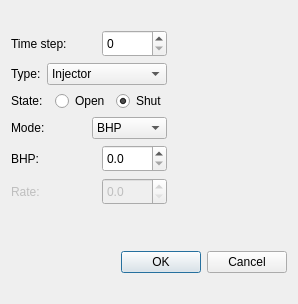
<?xml version="1.0" encoding="UTF-8"?>
<ui version="4.0">
 <class>ModWellControlsDialog</class>
 <widget class="QDialog" name="ModWellControlsDialog">
  <property name="geometry">
   <rect>
    <x>0</x>
    <y>0</y>
    <width>298</width>
    <height>304</height>
   </rect>
  </property>
  <property name="windowTitle">
   <string>Dialog</string>
  </property>
  <layout class="QVBoxLayout" name="verticalLayout_3">
   <item>
    <layout class="QVBoxLayout" name="verticalLayout_2">
     <item>
      <layout class="QHBoxLayout" name="horizontalLayout_8">
       <item>
        <layout class="QVBoxLayout" name="verticalLayout">
         <item>
          <layout class="QHBoxLayout" name="horizontalLayout">
           <item>
            <widget class="QLabel" name="wellControlTimeStepLabel">
             <property name="text">
              <string>Time step:</string>
             </property>
            </widget>
           </item>
           <item>
            <widget class="QSpinBox" name="mWellControlTimeStepSpinBox">
             <property name="minimumSize">
              <size>
               <width>65</width>
               <height>27</height>
              </size>
             </property>
             <property name="maximumSize">
              <size>
               <width>65</width>
               <height>27</height>
              </size>
             </property>
            </widget>
           </item>
          </layout>
         </item>
         <item>
          <layout class="QHBoxLayout" name="horizontalLayout_2">
           <item>
            <widget class="QLabel" name="wellControlTypeLabel">
             <property name="text">
              <string>Type:</string>
             </property>
            </widget>
           </item>
           <item>
            <widget class="QComboBox" name="mWellControlTypeComboBox">
             <property name="minimumSize">
              <size>
               <width>120</width>
               <height>0</height>
              </size>
             </property>
             <item>
              <property name="text">
               <string>Injector</string>
              </property>
             </item>
            </widget>
           </item>
          </layout>
         </item>
         <item>
          <layout class="QHBoxLayout" name="horizontalLayout_4">
           <item>
            <widget class="QLabel" name="wellControlStateLabel">
             <property name="text">
              <string>State:</string>
             </property>
            </widget>
           </item>
           <item>
            <layout class="QHBoxLayout" name="horizontalLayout_3">
             <item>
              <widget class="QRadioButton" name="mWellControlStateOpen">
               <property name="text">
                <string>Open</string>
               </property>
              </widget>
             </item>
             <item>
              <widget class="QRadioButton" name="mWellControlStateShut">
               <property name="text">
                <string>Shut</string>
               </property>
               <property name="checked">
                <bool>true</bool>
               </property>
              </widget>
             </item>
            </layout>
           </item>
          </layout>
         </item>
         <item>
          <layout class="QHBoxLayout" name="horizontalLayout_5">
           <item>
            <widget class="QLabel" name="mWellControlModeLabel">
             <property name="text">
              <string>Mode:</string>
             </property>
            </widget>
           </item>
           <item>
            <widget class="QComboBox" name="mWellControlModeComboBox">
             <item>
              <property name="text">
               <string>BHP</string>
              </property>
             </item>
             <item>
              <property name="text">
               <string>Rate</string>
              </property>
             </item>
            </widget>
           </item>
          </layout>
         </item>
         <item>
          <layout class="QHBoxLayout" name="horizontalLayout_6">
           <item>
            <widget class="QLabel" name="mWellControlBHPLabel">
             <property name="text">
              <string>BHP:</string>
             </property>
            </widget>
           </item>
           <item>
            <widget class="QDoubleSpinBox" name="mWellControlBHPSpinBox">
             <property name="minimumSize">
              <size>
               <width>0</width>
               <height>0</height>
              </size>
             </property>
             <property name="maximumSize">
              <size>
               <width>65</width>
               <height>27</height>
              </size>
             </property>
             <property name="decimals">
              <number>1</number>
             </property>
            </widget>
           </item>
          </layout>
         </item>
         <item>
          <layout class="QHBoxLayout" name="horizontalLayout_7">
           <item>
            <widget class="QLabel" name="mWellControlRateLabel">
             <property name="enabled">
              <bool>false</bool>
             </property>
             <property name="text">
              <string>Rate:</string>
             </property>
            </widget>
           </item>
           <item>
            <widget class="QDoubleSpinBox" name="mWellControlRateSpinBox">
             <property name="enabled">
              <bool>false</bool>
             </property>
             <property name="maximumSize">
              <size>
               <width>65</width>
               <height>27</height>
              </size>
             </property>
             <property name="decimals">
              <number>1</number>
             </property>
            </widget>
           </item>
          </layout>
         </item>
        </layout>
       </item>
       <item>
        <spacer name="horizontalSpacer">
         <property name="orientation">
          <enum>Qt::Horizontal</enum>
         </property>
         <property name="sizeHint" stdset="0">
          <size>
           <width>238</width>
           <height>20</height>
          </size>
         </property>
        </spacer>
       </item>
      </layout>
     </item>
     <item>
      <spacer name="verticalSpacer">
       <property name="orientation">
        <enum>Qt::Vertical</enum>
       </property>
       <property name="sizeType">
        <enum>QSizePolicy::Fixed</enum>
       </property>
       <property name="sizeHint" stdset="0">
        <size>
         <width>20</width>
         <height>40</height>
        </size>
       </property>
      </spacer>
     </item>
     <item>
      <widget class="QDialogButtonBox" name="wellControlButtonBox">
       <property name="orientation">
        <enum>Qt::Horizontal</enum>
       </property>
       <property name="standardButtons">
        <set>QDialogButtonBox::Cancel|QDialogButtonBox::Ok</set>
       </property>
      </widget>
     </item>
    </layout>
   </item>
  </layout>
 </widget>
 <resources/>
 <connections>
  <connection>
   <sender>wellControlButtonBox</sender>
   <signal>accepted()</signal>
   <receiver>ModWellControlsDialog</receiver>
   <slot>accept()</slot>
   <hints>
    <hint type="sourcelabel">
     <x>238</x>
     <y>494</y>
    </hint>
    <hint type="destinationlabel">
     <x>157</x>
     <y>274</y>
    </hint>
   </hints>
  </connection>
  <connection>
   <sender>wellControlButtonBox</sender>
   <signal>rejected()</signal>
   <receiver>ModWellControlsDialog</receiver>
   <slot>reject()</slot>
   <hints>
    <hint type="sourcelabel">
     <x>306</x>
     <y>500</y>
    </hint>
    <hint type="destinationlabel">
     <x>286</x>
     <y>274</y>
    </hint>
   </hints>
  </connection>
 </connections>
</ui>
